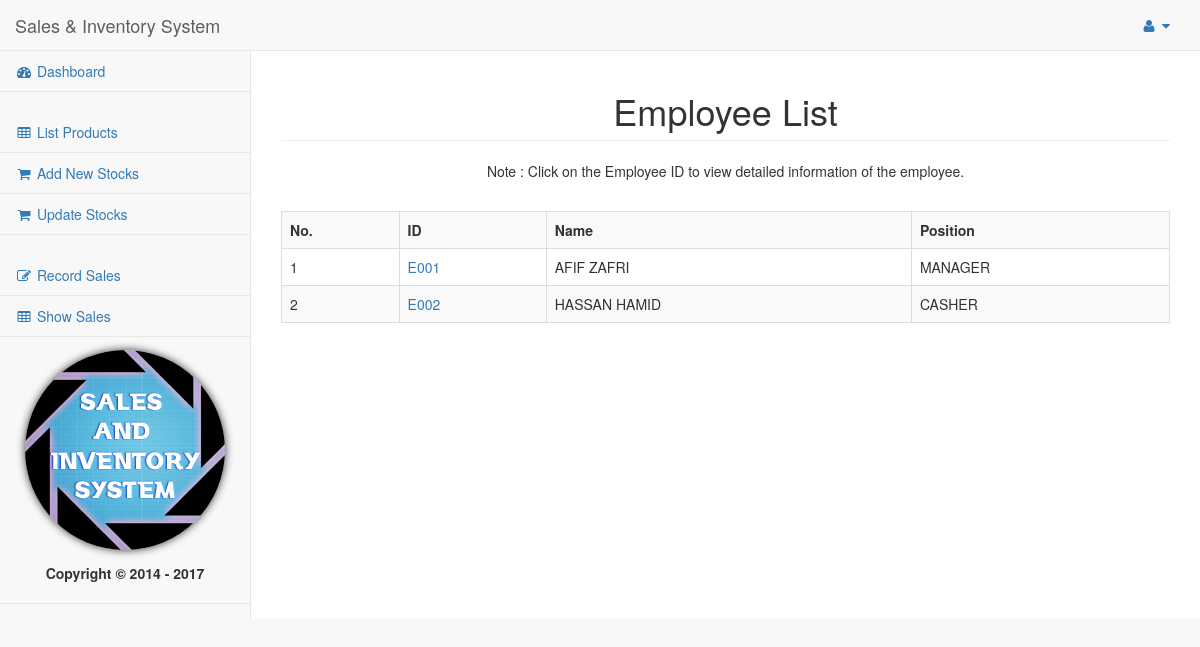
The app's page /employee/emplist.php (signed in) with its own data.
### tables this page shows
CREATE TABLE IF NOT EXISTS `employee` (
  `ID` char(4) NOT NULL,
  `NAME` varchar(100) NOT NULL,
  `GENDER` varchar(10) NOT NULL,
  `DOB` date NOT NULL,
  `ADDRESS` varchar(100) NOT NULL,
  `PHONE` varchar(50) NOT NULL,
  `IC` varchar(50) NOT NULL,
  `POSITION` varchar(50) NOT NULL,
  `PASSWORD` varchar(50) NOT NULL,
  `LEVEL` int(1) NOT NULL,
  PRIMARY KEY (`ID`)
);

### employee/emplist.php (the view, shortened to what this page needs)
<?php include '../templates/headerfolder.php'; ?>
<center>
<?php
include '../config.php';
	try
	{
		$conn = new PDO("mysql:host=$servername;dbname=$dbname", $username, $password);
		$conn->setAttribute(PDO::ATTR_ERRMODE, PDO::ERRMODE_EXCEPTION);
		$stmt = $conn->prepare("SELECT ID,NAME,POSITION FROM EMPLOYEE");
		$stmt->execute();
		$i = 0;
		echo "<h1 class='page-header'>Employee List</h1>";
		echo '<p>Note : Click on the Employee ID to view detailed information of the employee.</p>';
		echo "<br><div class='table-responsive'>
		<table class='table table-bordered table-hover table-striped'>";
		echo "<tr>";
		echo "	<th>No.</th>";
		echo "	<th>ID</th>";
		echo "	<th>Name</th>";
		echo "	<th>Position</th>";
		echo "</tr>";
		while ($row = $stmt->fetch(PDO::FETCH_ASSOC))
		{
			$ids = $row['ID'];
			$names = $row['NAME'];
			$jawatan = $row['POSITION'];
			echo "<tr>";
			echo "	<td>".($i+1)."</td>";
			echo "	<td><a href='profile.php?id=$ids'>$ids</a></td>";
			echo "	<td>".strtoupper($names)."</td>";
			echo "	<td>".strtoupper($jawatan)."</td>";
			echo "</tr>";
			$i++;
		}
		echo "</tr></table></div>";
	}
	catch(PDOException $e)
	{
		echo "Connection failed: " . $e->getMessage();
	}
?>
</center>
<?php include '../templates/footerfolder.php'; ?>

### records on screen
employee: ID "E001", NAME "AFIF ZAFRI", POSITION "MANAGER"
employee: ID "E002", NAME "HASSAN HAMID", POSITION "CASHER"
